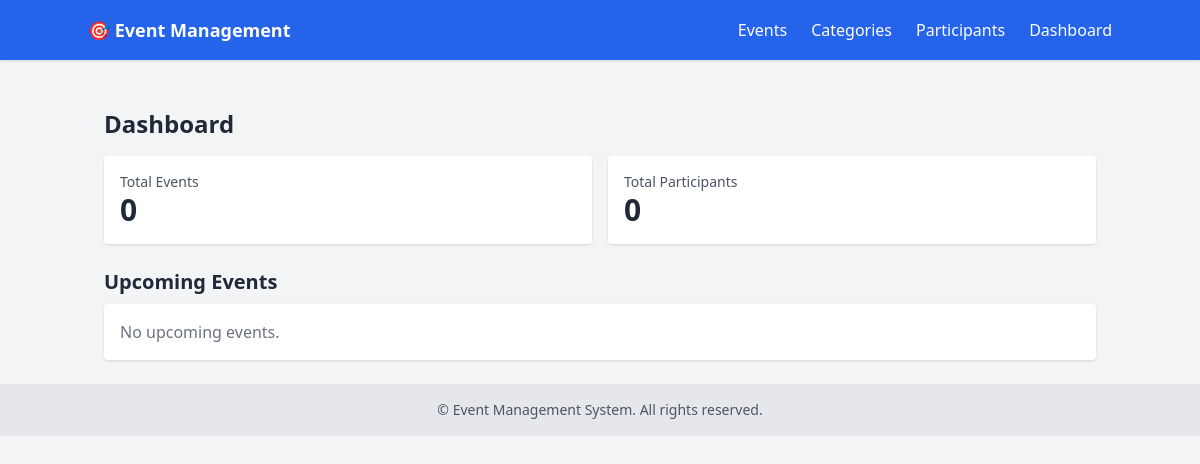
Before: /dashboard/ (signed in) with the older database file.
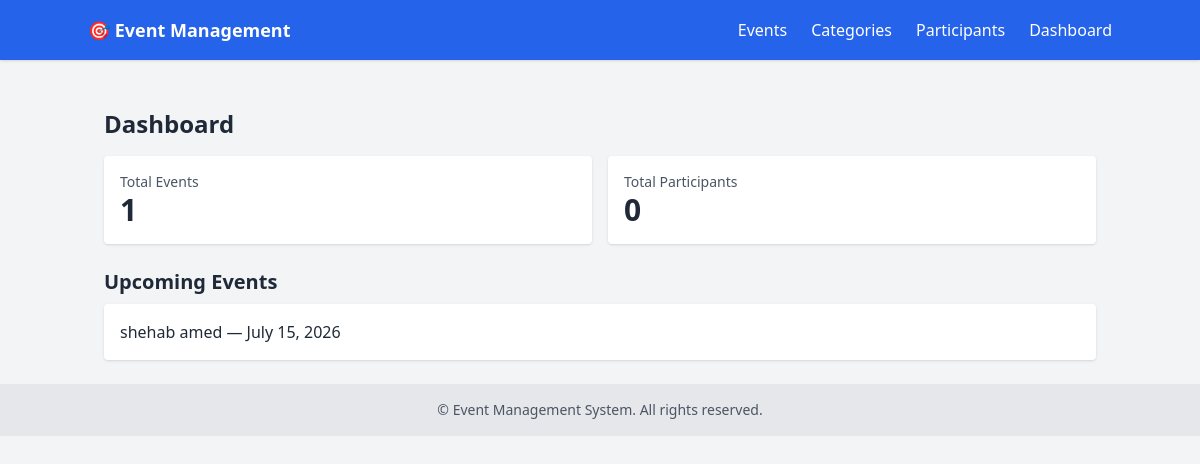
After: the same page with the newer database file.
### tasks/models.py (models this page shows, shortened)
class Event(models.Model):
    name = models.CharField(max_length=200)
    description = models.TextField()
    date = models.DateField()
    time = models.TimeField()
    location = models.CharField(max_length=200)
    category = models.ForeignKey(Category, on_delete=models.CASCADE, related_name='events')
    image = models.ImageField(upload_to='event_images/', default='default.jpg', blank=True)
    rsvp_users = models.ManyToManyField(settings.AUTH_USER_MODEL, related_name='rsvped_events', blank=True)

### tasks/views.py (the view)
# urls.py: path('dashboard/', views.dashboard, name='dashboard'),
@login_required
def dashboard(request):
    total_events = Event.objects.count()
    total_participants = Participant.objects.count()
    upcoming_events = Event.objects.order_by('date')[:5]
    context = {
        'total_events': total_events,
        'total_participants': total_participants,
        'upcoming_events': upcoming_events,
    }
    return render(request, 'tasks/dashboard.html', context)

### tasks/templates/tasks/dashboard.html (shortened to what this page needs)
{% extends "tasks/base.html" %}
{% block content %}
<h1 class="text-2xl font-bold mb-4">Dashboard</h1>
<div class="grid grid-cols-1 md:grid-cols-2 gap-4 mb-6">
    <div class="bg-white p-4 rounded shadow">
        <p class="text-sm text-gray-600">Total Events</p>
        <p class="text-3xl font-bold">{{ total_events }}</p>
    </div>
    <div class="bg-white p-4 rounded shadow">
        <p class="text-sm text-gray-600">Total Participants</p>
        <p class="text-3xl font-bold">{{ total_participants }}</p>
    </div>
</div>
<h2 class="text-xl font-semibold mb-2">Upcoming Events</h2>
<ul class="bg-white rounded shadow divide-y">
    {% for event in upcoming_events %}
    <li class="p-4">{{ event.name }} — {{ event.date }}</li>
    {% empty %}
    <li class="p-4 text-gray-500">No upcoming events.</li>
    {% endfor %}
</ul>
{% endblock %}

Changed rows visible on the page:
added Event: name "shehab amed", date "July 15, 2026"
Other visible differences:
{{ total_events }}: "0" → "1"
text no longer shown: "No upcoming events."
